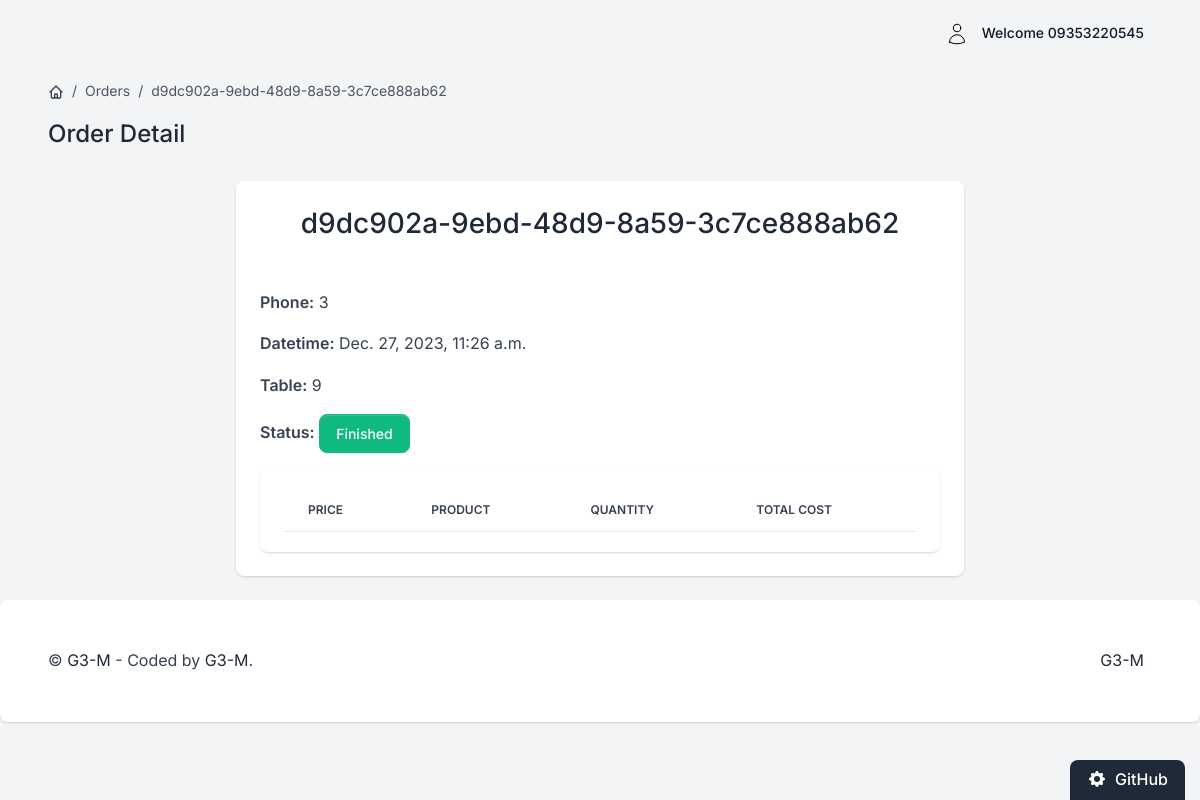
Page /orders/order/d9dc902a-9ebd-48d9-8a59-3c7ce888ab62/ (signed in) on the earlier database version.
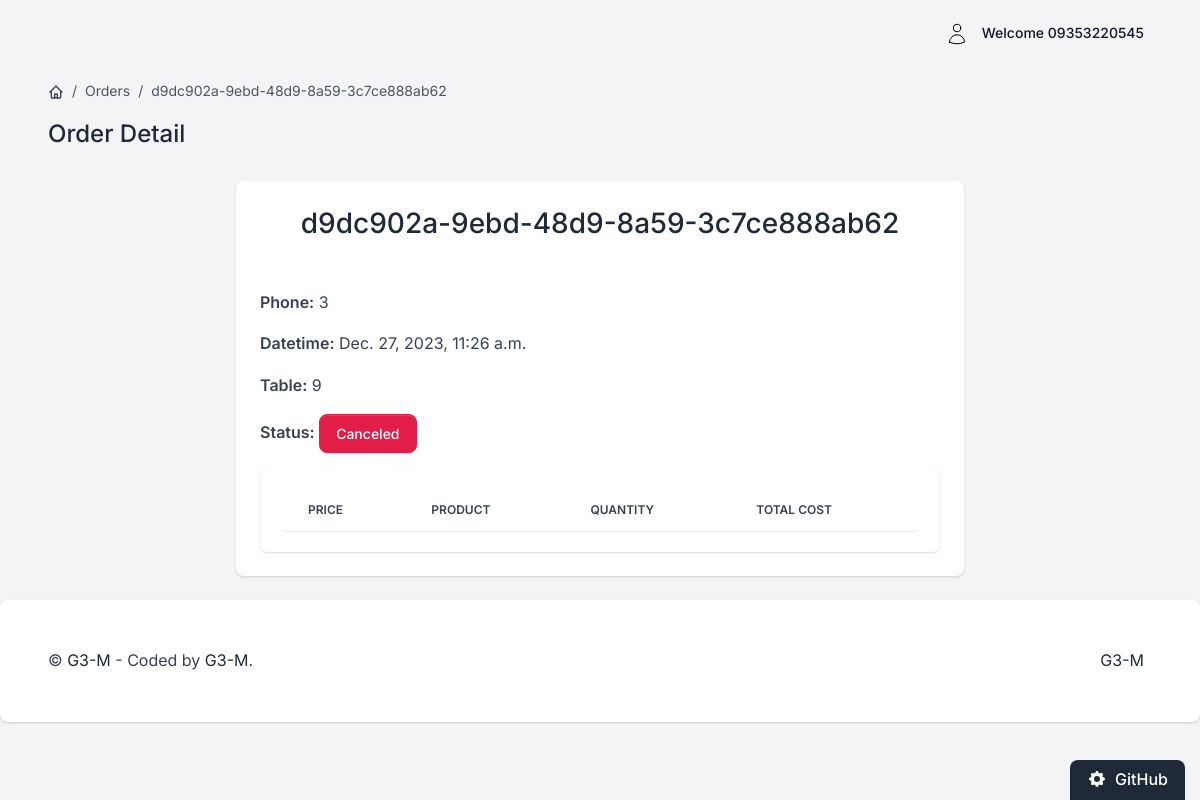
Same page on the later database version.
### order/models.py (models this page shows, shortened)
class Order(BaseModel):
    status_fields = [("W", "Waiting"),
                     ("C", "Canceled"),
                     ("P", "Preparation"),
                     ("T", "Transmission"),
                     ("F", "Finished")]
    customer_phone = models.CharField(max_length=100, blank=True, null=True)
    id = models.UUIDField(primary_key=True, default=uuid.uuid4)
    status = models.CharField(max_length=1, choices=status_fields, default='W')
    table = models.ForeignKey(Table, on_delete=models.SET_NULL, null=True, related_name='orders')
    class Meta:
        ordering = ['-created_at']
        indexes = [
            models.Index(fields=['-created_at']),
        ]

### tables/models.py (models this page shows)
class Table(BaseModel):
    status_fields = [("R", "Reserved"), ("E", "Empty"), ("F", "Full"), ("T", "TakeAway")]
    number = models.PositiveIntegerField()
    status = models.CharField(max_length=1, choices=status_fields, default='E')
    def __str__(self) -> str:
        return f'{self.number}'

### order/views.py (the view)
# urls.py: path('order/<uuid:pk>/', views.OrderDetailView.as_view(), name='order-detail'),
class OrderDetailView(LoginRequiredMixin, SingleObjectMixin, View):
    template_name = 'Order_DetailView.html'
    def get(self, request, pk):
        order = get_object_or_404(Order.objects.prefetch_related('items'), pk=pk)
        if not (request.user.is_superuser or request.user.is_staff) and order.customer_phone != str(
                request.user.phone_number):
            messages.error(request, "You don't have permission to access this order.")
            return redirect('order:phone-orders', request.user.phone_number)
        return render(request, self.template_name, {'order': order})

### core/models.py (called while the page is built)
    def get_queryset(self):
        return super().get_queryset().filter(deleted_at__isnull=True)

### templates/Order_DetailView.html (shortened to what this page needs)
{% extends 'base.html' %}
{% block content %}
    <div class="d-flex justify-content-between flex-wrap flex-md-nowrap align-items-center py-4 mx-5">
        <div class="d-block mb-4 mb-md-0">
            <nav aria-label="breadcrumb" class="d-none d-md-inline-block">
                <ol class="breadcrumb breadcrumb-dark breadcrumb-transparent">
                    <li class="breadcrumb-item">
                        <a href="{% url 'core:home' %}">
                        </a>
                    </li>
                    <li class="breadcrumb-item active" aria-current="page">Orders</li>
                    <li class="breadcrumb-item active" aria-current="page">{{ order.id }}</li>
                </ol>
            </nav>
            <h2 class="h4">Order Detail</h2>
        </div>
    </div>
    <div class="row justify-content-center form-bg-image px-10 m-0">
        <div class="col-12 d-flex align-items-center justify-content-center m-0">
            <div class="bg-white shadow border-0 rounded border-light m-0 p-4 w-100">
                <div class="text-center text-md-center mb-4 mt-md-0">
                    <h1 class="mb-0 h3">
                        {{ order.id }}<br>
                    </h1>
                    <br/>
                </div>
                <p><b>Phone:</b> {{ order.customer_phone }}<br></p>
                <p><b>Datetime:</b> {{ order.created_at }}<br></p>
                <p><b>Table:</b> {{ order.table }}<br></p>
                <p><b>Status:</b>
                    {% if order.status == "F" %}
                        <td><span class="text-white btn btn-success">{{ order.get_status_display }}</span></td>
                    {% elif order.status == "C" %}
                        <td><span class="text-white btn btn-danger">{{ order.get_status_display }}</span></td>
                    {% elif order.status == "P" %}
                        <td><span class="text-white btn btn-tertiary">{{ order.get_status_display }}</span></td>
                    {% elif order.status == "T" %}
                        <td><span class="text-white btn btn-gray-700">{{ order.get_status_display }}</span></td>
                    {% elif order.status == "W" %}
                        <td><span class="text-white btn btn-info">{{ order.get_status_display }}</span></td>
                    {% endif %} </p>
                <div class="card card-body border-0 shadow table-wrapper table-responsive">
                    <table class="table w-100 table-hover">
                        <thead>
                        <tr>
                            <th class="border-gray-200">Price</th>
                            <th class="border-gray-200">Product</th>
                            <th class="border-gray-200">Quantity</th>
                            <th class="border-gray-200">Total Cost</th>
                        </tr>
                        </thead>
                    </table>
                </div>
            </div>
        </div>
    </div>
{% endblock %}

Differences in the rows shown:
changed Order "d9dc902a-9ebd-48d9-8a59-3c7ce888ab62": status "Finished" → "Canceled"
